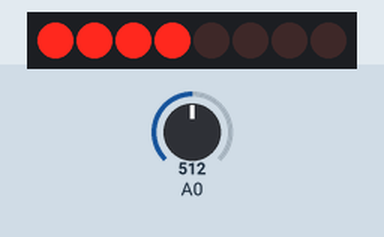
The sketch below on a simulated Arduino Uno, built with avr-gcc and run on an emulated ATmega328P. Shown: 8 shift-register outputs drawn as a row of LEDs (first output left, lit = HIGH). Wiring (inferred from the names in the program): shift register (74HC595): data pin 3; shift clock pin 2. Wiring (inferred from the signals the program sends): row of LEDs: on Q0, Q1, Q2, Q3, Q4, Q5, Q6, Q7. The inputs (shaded band) are chosen by the test bench; at power-on: A0 = 512.

Above: at 1.2 s.
1.3 s: A0 set to 716
At 2.5 s:
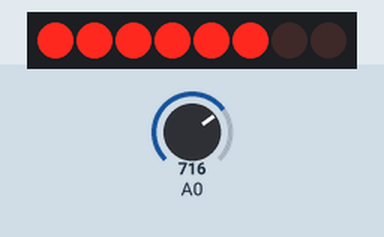
2.8 s: A0 set to 900
At 3.9 s:
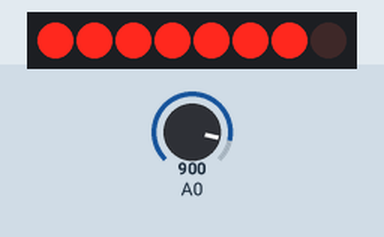
4.3 s: A0 set to 1023
At 5.2 s:
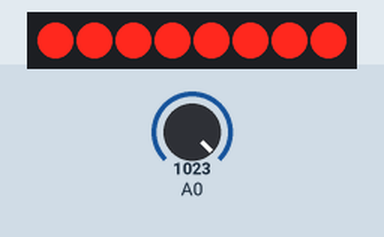
5.8 s: A0 set to 306
At 6.4 s:
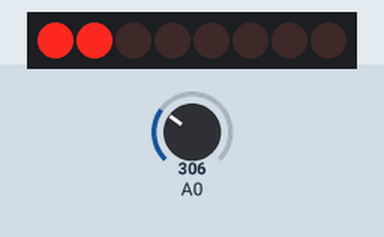
7.3 s: A0 set to 122
At 7.7 s:
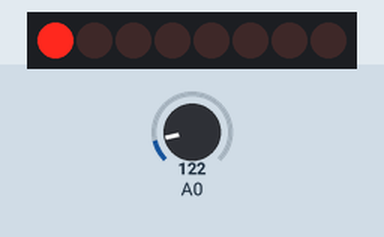
8.8 s: A0 set to 0
At 10.2 s:
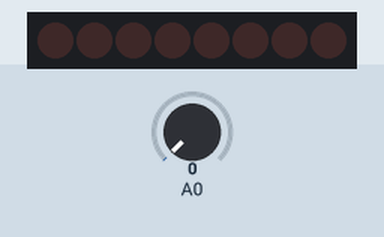
Timing chart, 0 to 11.3 s (numbered marks = the images above; inputs shaded):
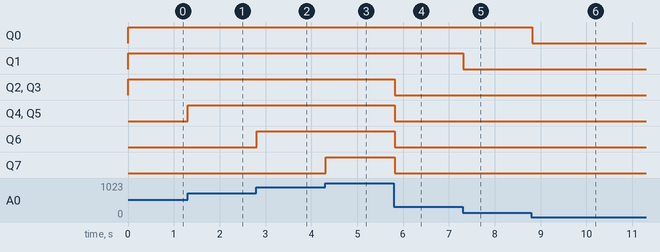

The sketch:

ShiftOut.ino
```cpp
/*
 * Shift Out
 * Sample program for using a 74164 shift register. This program reads an
 * analog value from A0 and lights a number of LEDS proportional to the analog
 * value read.
 *
 * D2 - 74164 CP input
 * D3 - 74164 A/B input
 * A0 - potentiometer
 */
const int CLK_PIN = 2;
const int DATA_PIN = 3;

void setup()
{
  pinMode(CLK_PIN, OUTPUT);
  pinMode(DATA_PIN, OUTPUT);

  digitalWrite(CLK_PIN, LOW);
}

void loop()
{
  static int last_number = -1;

  int number = analogRead(A0);
  if (number != last_number) {
    last_number = number;

    int segments = number / 114;
    int bits = 0;
    for (int i = 0; i < segments; ++i) {
      bits |= (1 << i);
    }

    shiftOut(DATA_PIN, CLK_PIN, MSBFIRST, bits);
  }
  delay(50);
}
```

Measured:
- after the input at 1.3 s, Q4, Q5: LOW → HIGH at once
- after the input at 2.8 s, Q6: LOW → HIGH at once
- after the input at 4.3 s, Q7: LOW → HIGH at once
- after the input at 5.8 s, Q2–7: HIGH → LOW at once
- after the input at 7.3 s, Q1: HIGH → LOW at once
- after the input at 8.8 s, Q0: HIGH → LOW at once
